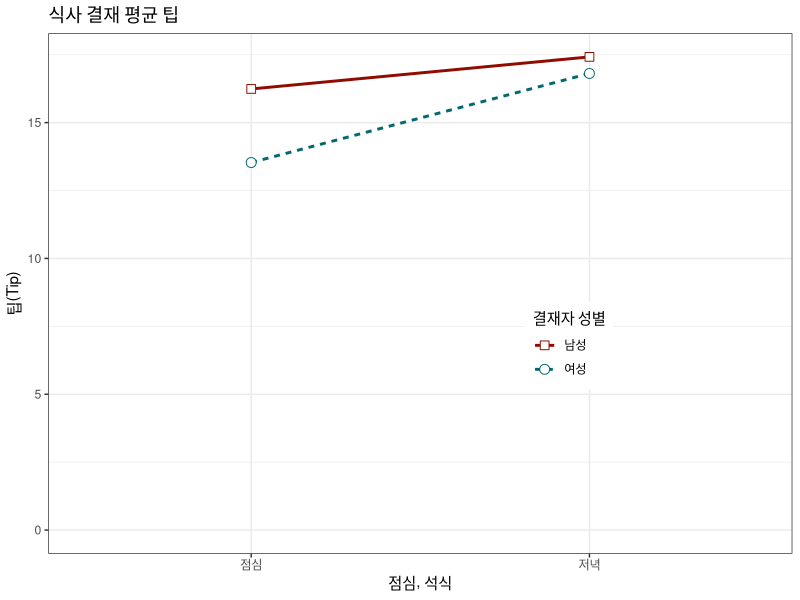
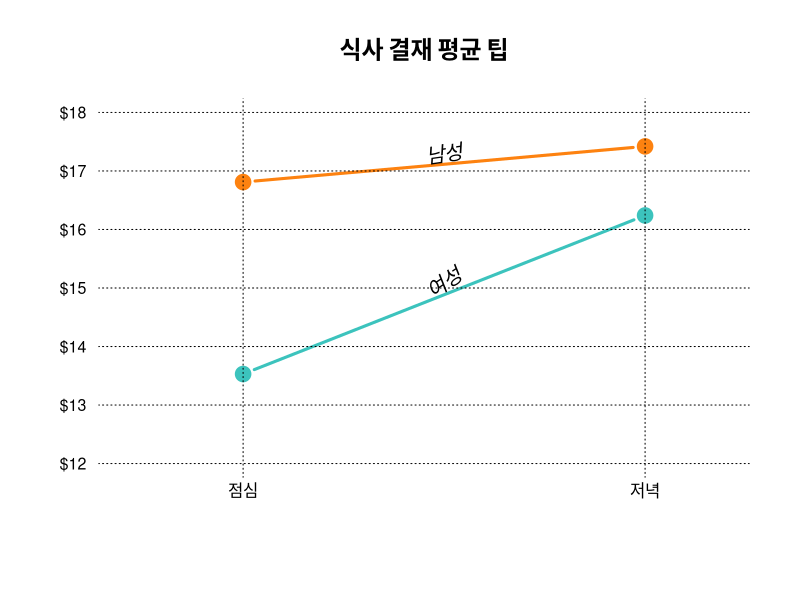

R code for these plots, in order:
## ---- chunk 1
library(tidyverse)
bill_df <- data.frame(
  sex = factor(c("여성","여성","남성","남성")),
  time = factor(c("점심","저녁","점심","저녁"), levels=c("점심","저녁")),
  total_bill = c(13.53, 16.81, 16.24, 17.42)
)
## ---- chunk 2
bill_df
## ---- chunk 3
#| echo: false
bill_df %>% 
  ggplot(aes(x=time, y=total_bill, group=sex, shape=sex, colour=sex)) +
    geom_line(aes(linetype=sex), size=1) +    
    geom_point(size=3, fill="white") +        
    expand_limits(y=0) +                      
    scale_colour_hue(name="결재자 성별", l=30) +
    scale_shape_manual(name="결재자 성별", values=c(22,21)) +
    scale_linetype_discrete(name="결재자 성별") +
    xlab("점심, 석식") + ylab("팁(Tip)") +
    ggtitle("식사 결재 평균 팁") +    
    theme_bw() +
    theme(legend.position=c(.7, .4))
## ---- chunk 4
#| echo: false
bill_mat <- matrix( bill_df$total_bill,
                   nrow = 2,
                   byrow=TRUE,
                   dimnames = list(c("여성", "남성"), c("점심", "저녁"))
                   )

mf_col <- c("#3CC3BD", "#FD8210")

par(cex=1.2, cex.axis=1.1)
matplot(bill_mat, type="b", lty=1, pch=19, col=mf_col,
    cex=1.5, lwd=3, las=1, bty="n", xaxt="n",
    xlim=c(0.7, 2.2), ylim=c(12,18), ylab="",
    main="식사 결재 평균 팁", yaxt="n")
axis(2, at=axTicks(2), labels=sprintf("$%s", axTicks(2)),
    las=1, cex.axis=0.8, col=NA, line = -0.5)
grid(NA, NULL, lty=3, lwd=1, col="#000000")
abline(v=c(1,2), lty=3, lwd=1, col="#000000")
mtext("점심", side=1, at=1)
mtext("저녁", side=1, at=2)
text(1.5, 17.3, "남성", srt=8, font=3)
text(1.5, 15.1, "여성", srt=33, font=3)

## ---- chunk 5
library(tidyverse)
tidyr::who 
## ---- chunk 6
#| eval: true
#| echo: false
tidyr::who %>%
  pivot_longer(
    cols = new_sp_m014:newrel_f65, 
    names_to = "key", 
    values_to = "cases", 
    values_drop_na = TRUE
  ) %>% 
  mutate(
    key = stringr::str_replace(key, "newrel", "new_rel")
  ) %>%
  separate(key, c("new", "var", "sexage")) %>% 
  select(-new, -iso2, -iso3) %>% 
  separate(sexage, c("sex", "age"), sep = 1)
